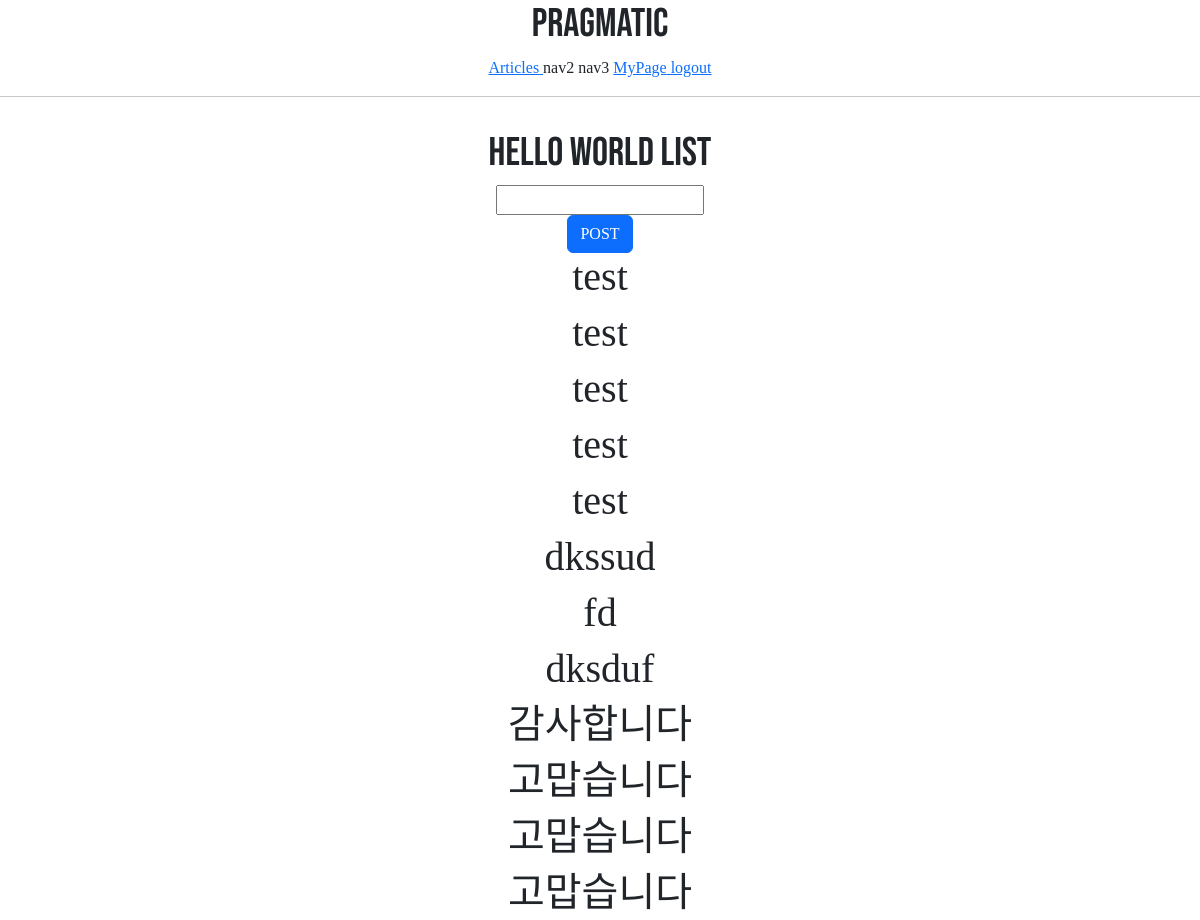
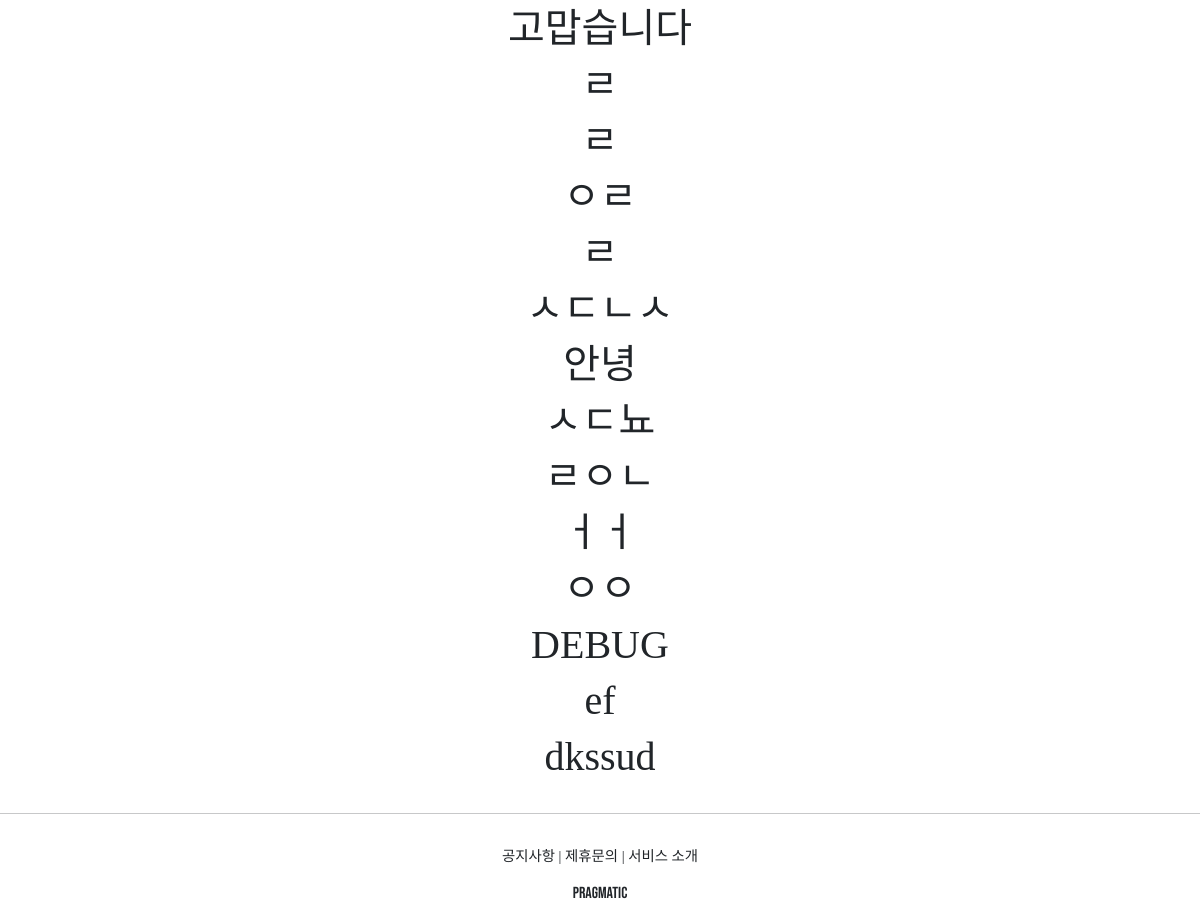
The page /accounts/hello_world/ (signed in) on the database its author committed (2 pictures, top to bottom).
### accountapp/models.py (models this page shows)
class HelloWorld(models.Model):
    text = models.CharField(max_length=255, null=False)

### accountapp/views.py (the view)
# urls.py: path('hello_world/', hello_world, name='hello_world'),
@login_required
def hello_world(request):
    if request.method == "POST":
        temp = request.POST.get('hello_world_input')
        new_hello_world = HelloWorld()
        new_hello_world.text = temp
        new_hello_world.save()
        return HttpResponseRedirect(reverse('accountapp:hello_world'))
    else:
        hello_world_list = HelloWorld.objects.all()
        return render(request, 'accountapp/hello_world.html', context={'hello_world_list': hello_world_list})

### accountapp/templates/accountapp/hello_world.html (shortened to what this page needs)
{% extends 'base.html' %}
{% block content %}
    <div style="border-radius: 1rem; margin: 2rem; text-align: center">
        <h1 style="font-family: 'Bebas Neue', cursive;">
          Hello World List
        </h1>
        <form action="/account/hello_world/" method="post">
            <div>
                <input type="text" name="hello_world_input">
            </div>
            <div>
                <input type="submit" class="btn btn-primary" value="POST">
            </div>
        </form>
        {% if hello_world_list %}
            {% for hello_world in hello_world_list %}
            <h1>
                {{ hello_world.text }}
            </h1>
            {% endfor %}
        {% endif %}
    </div>
{% endblock %}

### rows shown on the page
HelloWorld: text "test"
HelloWorld: text "test"
HelloWorld: text "test"
HelloWorld: text "test"
HelloWorld: text "test"
HelloWorld: text "dkssud"
HelloWorld: text "fd"
HelloWorld: text "dksduf"
HelloWorld: text "감사합니다"
HelloWorld: text "고맙습니다"
HelloWorld: text "고맙습니다"
HelloWorld: text "고맙습니다"
HelloWorld: text "고맙습니다"
HelloWorld: text "ㄹ"
HelloWorld: text "ㄹ"
HelloWorld: text "ㅇㄹ"
HelloWorld: text "ㄹ"
HelloWorld: text "ㅅㄷㄴㅅ"
HelloWorld: text "안녕"
HelloWorld: text "ㅅㄷ뇨"
HelloWorld: text "ㄹㅇㄴ"
HelloWorld: text "ㅓㅓ"
HelloWorld: text "ㅇㅇ"
HelloWorld: text "DEBUG"
HelloWorld: text "ef"
HelloWorld: text "dkssud"
